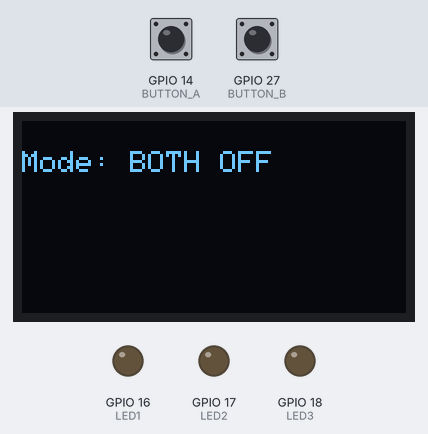
A program run on a simulated ESP32. On the bench: 128×64 one-colour display, output pins drawn as LEDs (lit = HIGH). Dashed ring = blinking. Inputs (shaded band) come from the test bench; at power-on: GPIO 14 (BUTTON_A) HIGH, GPIO 27 (BUTTON_B) HIGH.

Above: at 1.2 s.
1.3 s: GPIO 14 (BUTTON_A) pulled LOW for 0.15 s
At 1.9 s:
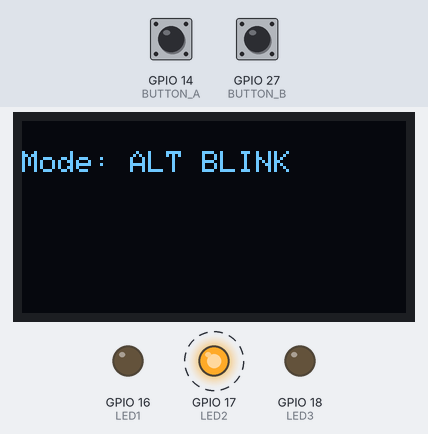
3.5 s: GPIO 14 (BUTTON_A) pulled LOW for 1 s
At 3.69 s:
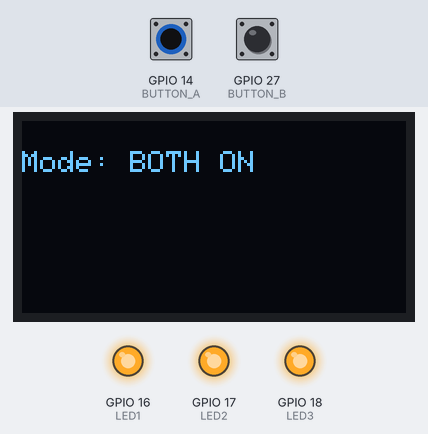
6.0 s: GPIO 27 (BUTTON_B) pulled LOW for 0.15 s
At 6.3 s:
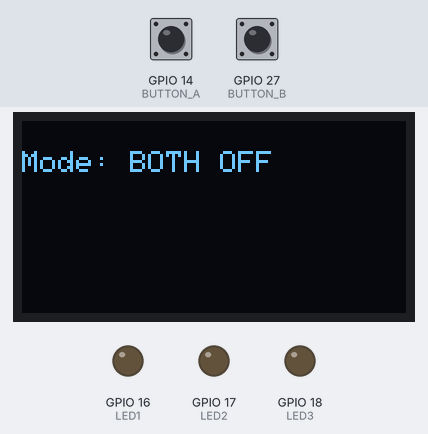
7.6 s: GPIO 14 (BUTTON_A) pulled LOW for 3.2 s
At 8.43 s:
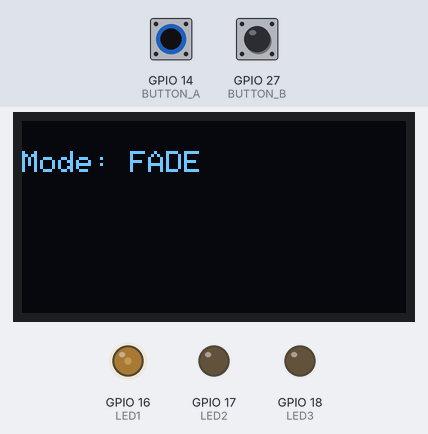
12.3 s: GPIO 27 (BUTTON_B) pulled LOW for 1 s
At 13.4 s:
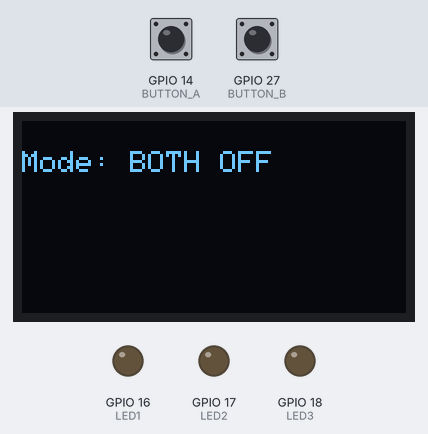
14.8 s: GPIO 14 (BUTTON_A) driven LOW
At 16.3 s:
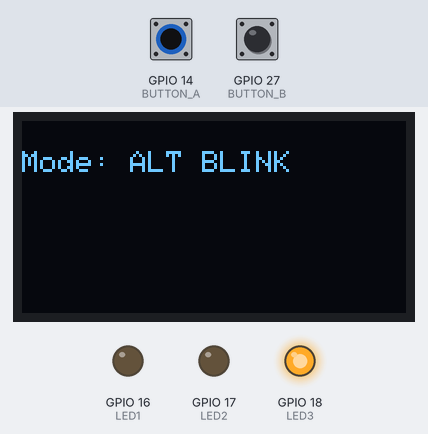
Timing chart, 0 to 18.8 s (numbered marks = the images above; inputs shaded):
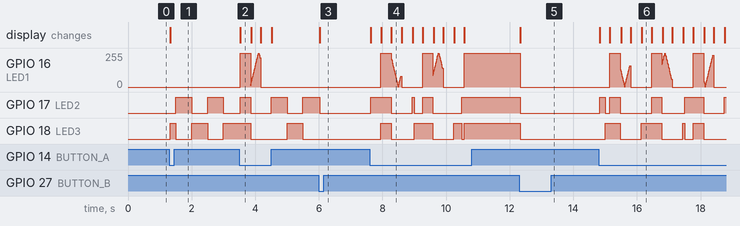

Measured:
- after the input at 1.3 s, GPIO 17 (LED2): alternates HIGH for 0.50 s and LOW for 0.50 s, starting after 0.20 s; GPIO 18 (LED3): goes HIGH 0.17 s, LOW 0.50 s, HIGH 0.50 s, LOW 0.50 s, then HIGH, starting at once; the display: changes at once (image 1)
- after the input at 3.5 s, the display: changes at once (image 2)
- after the input at 6.0 s, GPIO 17 (LED2): goes on until 6.0 s, then stays LOW; GPIO 18 (LED3): stops changing and stays LOW; the display: changes at once (image 3)
- after the input at 12.3 s, GPIO 16 (LED1): 255/255 → 0/255 at once; GPIO 17 (LED2), GPIO 18 (LED3): HIGH → LOW at once; the display: changes at once (image 5)
- after the input at 14.8 s, GPIO 17 (LED2): LOW → HIGH at once, → LOW 0.17 s later, → HIGH 0.15 s later, → LOW 0.33 s later, … (9 changes in this stretch); GPIO 18 (LED3): LOW → HIGH after 0.20 s, → LOW 0.48 s later, → HIGH 0.65 s later, → LOW 0.65 s later, … (8 changes in this stretch); the display: changes at once (image 6)

The program:

main.cpp
```cpp
/*
  =====================================================
  Title   : Task A — LED Mode Controller (Final 3 LEDs)
  Author  : Ibana
  Reg No. : 23-NTU-CS-1039
  Date    : 26/10/2025
  Description:
    Button A (GPIO14): Cycles LED modes
      1. Both OFF
      2. Alternate Blink
      3. Both ON
      4. Fade (LED1 only)
    Button B (GPIO27): Resets mode
    OLED (GPIO21 SDA, 22 SCL): Displays mode info
  =====================================================
*/
#include <Arduino.h>
#include <Wire.h>
#include <Adafruit_GFX.h>
#include <Adafruit_SSD1306.h>

#define SCREEN_WIDTH 128
#define SCREEN_HEIGHT 64
#define OLED_ADDR 0x3C
#define SDA_PIN 21
#define SCL_PIN 22
Adafruit_SSD1306 display(SCREEN_WIDTH, SCREEN_HEIGHT, &Wire, -1);

#define LED1 16
#define LED2 17
#define LED3 18
#define BUTTON_A 14
#define BUTTON_B 27

int mode = 0;
unsigned long lastPressA = 0, lastPressB = 0;

void showMode() {
  display.clearDisplay();
  display.setTextSize(1);
  display.setTextColor(SSD1306_WHITE);
  display.setCursor(0, 10);
  display.print("Mode: ");
  if (mode == 0) display.println("BOTH OFF");
  if (mode == 1) display.println("ALT BLINK");
  if (mode == 2) display.println("BOTH ON");
  if (mode == 3) display.println("FADE");
  display.display();
}

void setup() {
  Wire.begin(SDA_PIN, SCL_PIN);
  display.begin(SSD1306_SWITCHCAPVCC, OLED_ADDR);
  pinMode(LED2, OUTPUT);
  pinMode(LED3, OUTPUT);
  pinMode(BUTTON_A, INPUT_PULLUP);
  pinMode(BUTTON_B, INPUT_PULLUP);

  // for esp32 fade
  ledcSetup(0, 5000, 8);
  ledcAttachPin(LED1, 0);

  showMode();
}

void loop() {
  if (digitalRead(BUTTON_A) == LOW && millis() - lastPressA > 300) {
    mode = (mode + 1) % 4;
    showMode();
    lastPressA = millis();
  }
  if (digitalRead(BUTTON_B) == LOW && millis() - lastPressB > 300) {
    mode = 0;
    showMode();
    lastPressB = millis();
  }

  static int fade = 0;
  static int dir = 1;

  switch (mode) {
    case 0:
      ledcWrite(0, 0);
      digitalWrite(LED2, LOW);
      digitalWrite(LED3, LOW);
      break;

    case 1:
      digitalWrite(LED2, millis() / 500 % 2);
      digitalWrite(LED3, !digitalRead(LED2));
      ledcWrite(0, 0);
      break;

    case 2:
      ledcWrite(0, 255);
      digitalWrite(LED2, HIGH);
      digitalWrite(LED3, HIGH);
      break;

    case 3:
      fade += dir * 10;
      if (fade <= 0 || fade >= 255) dir = -dir;
      ledcWrite(0, fade);
      digitalWrite(LED2, LOW);
      digitalWrite(LED3, LOW);
      delay(10);
      break;
  }
}
```
